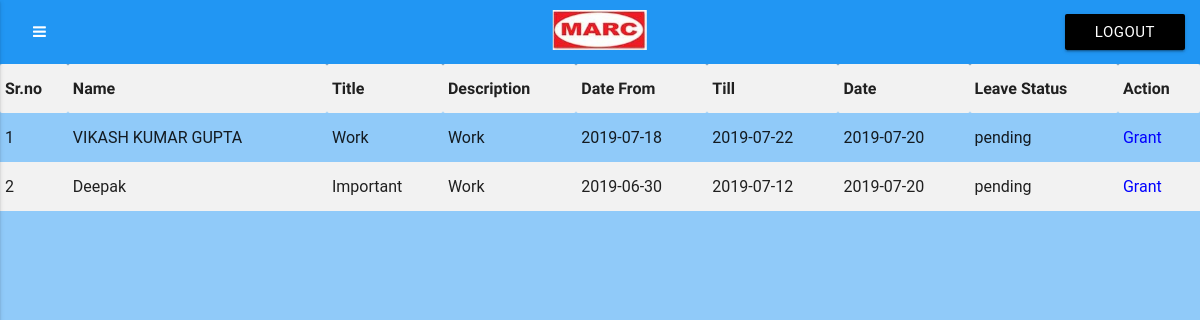
The app's page /employeeleaves.php (signed in) with its own data.
### tables this page shows
CREATE TABLE IF NOT EXISTS `tbl_applyleaves` (
  `levave_id` int(11) NOT NULL AUTO_INCREMENT,
  `title` varchar(100) NOT NULL,
  `description` varchar(1000) NOT NULL,
  `datefrom` varchar(10) NOT NULL,
  `till` varchar(10) NOT NULL,
  `empid` int(11) NOT NULL,
  `date` varchar(10) NOT NULL,
  `status` varchar(15) NOT NULL,
  PRIMARY KEY (`levave_id`)
);

CREATE TABLE IF NOT EXISTS `tbl_employee` (
  `emp_id` int(11) NOT NULL AUTO_INCREMENT,
  `name` varchar(60) NOT NULL,
  `fname` varchar(60) NOT NULL,
  `gender` varchar(6) NOT NULL,
  `email` varchar(30) NOT NULL,
  `password` varchar(20) NOT NULL,
  `dob` varchar(10) NOT NULL,
  `dept_id` int(11) NOT NULL,
  `address` varchar(1000) NOT NULL,
  `mobile` varchar(15) NOT NULL,
  `pic` varchar(200) NOT NULL,
  `date` varchar(10) NOT NULL,
  `status` varchar(6) NOT NULL,
  PRIMARY KEY (`emp_id`)
);

### employeeleaves.php (the view, shortened to what this page needs)
<?php
include("headerside.php");
$query="select * from tbl_applyleaves";
$res=mysql_query($query);
?>
  <table class="striped">
          <tr>
              <th>Sr.no</th>
              <th>Name</th>
              <th>Title</th>
              <th>Description</th>
              <th>Date From</th>
              <th>Till</th>
              <th>Date</th>
              <th>Leave Status</th>
              <th>Action</th>
          </tr>
        <?php
        $a=1;
        while($row=mysql_fetch_array($res,MYSQL_BOTH))
        {
            $leave_id=$row['levave_id'];
        ?>
        <tr>
        <td><?php echo $a; ?></td>
        <td>
        <?php
        $empid=$row['empid'];
        $queryempn="select name from tbl_employee where emp_id='$empid'";
        $resempn=mysql_query($queryempn);
        if($rowempn=mysql_fetch_array($resempn,MYSQL_BOTH))
        {
        echo $rowempn['name']; }  ?></td>
        <td><?php echo $row['title']; ?></td>
        <td><?php echo $row['description']; ?></td>
        <td><?php echo $row['datefrom']; ?></td>
        <td><?php echo $row['till']; ?></td>
        <td><?php echo $row['date']; ?></td>
        <td><?php echo $row['status']; ?></td>
        <td>
        <?php
         if($row['status']=='pending')
        {
            ?>
        <a style="color:blue;" href="updleaves_grant.php?id=<?php echo $leave_id; ?>">Grant</a>
        <?php
        }
        else
        {
        ?>
        <a style="color:red;" href="updleaves_pending.php?id=<?php echo $leave_id;?>">Pending</a>
        <?php
        }
        ?>
        </td>
        </tr>
        <?php
        $a++;
        }
        ?>
        </table>
</body>
</html>

### records on screen
tbl_applyleaves: tbl_employee.name "VIKASH KUMAR GUPTA", title "Work", description "Work", datefrom "2019-07-18", till "2019-07-22", date "2019-07-20", status "pending"
tbl_applyleaves: tbl_employee.name "Deepak", title "Important", description "Work", datefrom "2019-06-30", till "2019-07-12", date "2019-07-20", status "pending"
